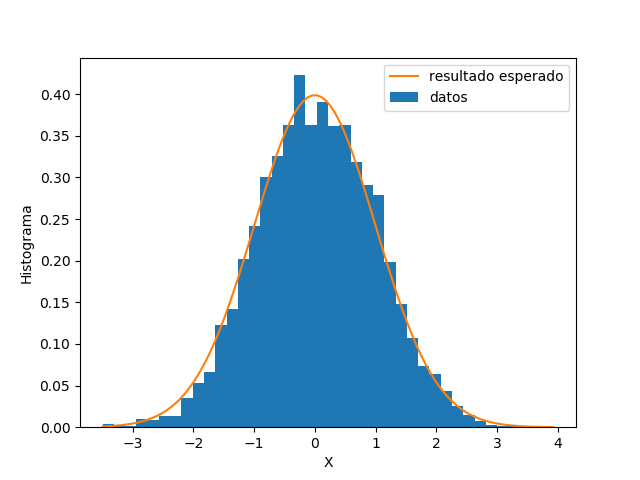

Python code for this plot:
import os
import numpy as np
import matplotlib.pyplot as plt


a = os.system("g++ mcmc.cpp -o mcmc.x")
a = os.system("./mcmc.x > mcmc.dat")

plt.figure()
data = np.loadtxt("mcmc.dat")
plt.hist(data, density=True, bins=40, label='datos')
x = np.linspace(data.min(), data.max(),100)
y = np.exp(-0.5*x*x)/np.sqrt(2.0*np.pi)
plt.plot(x,y, label='resultado esperado')
plt.xlabel('X')
plt.ylabel('Histograma')
plt.legend()
plt.savefig("mcmc.png")
